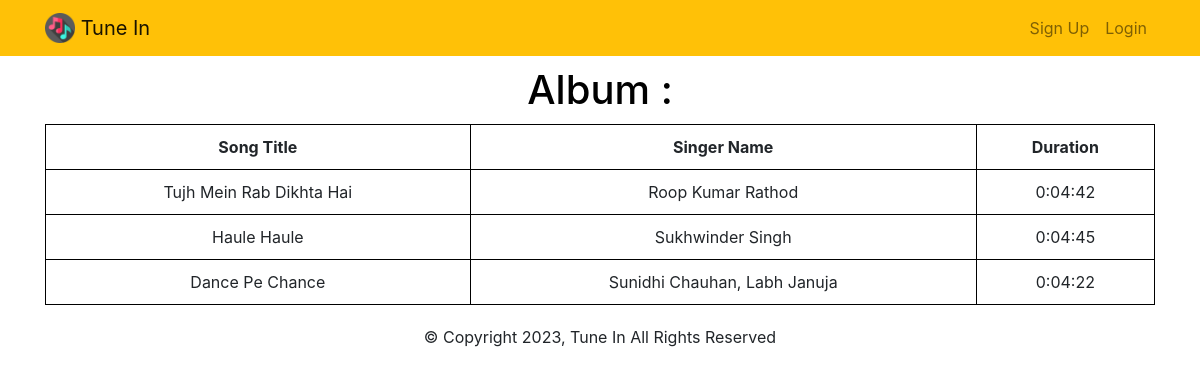
/album/Rab Ne Bana Di Jodi, run on the app's committed database.
### musicPlayer/models.py (models this page shows)
class Song(models.Model):
    song_title = models.CharField(max_length=100)
    singer_name = models.CharField(max_length=100)
    album_name = models.CharField(max_length=100)
    duration = models.DurationField(null=True, blank=True)
    def __str__(self):
        return self.song_title

### musicPlayer/views.py (the view)
# urls.py: path('album/<str:album_name>', views.album, name='album')
def album(request, album_name):
    songs = Song.objects.filter(album_name=album_name)
    print(songs)
    context = {'songs': songs, 'album_name': album_name}
    return render(request, 'album.html', {'songs': songs})

### musicPlayer/templates/album.html
{% extends "base.html" %}
{% block content %}
    <div style="margin: 10px auto; width: 90%;">
        <h1 style="text-align: center;">Album : {{  album_name }}</h1>
    </div>
    <table style="width: 100%; text-align: center;">
        <tr>
            <th>Song Title</th>
            <th>Singer Name</th>
            <th>Duration</th>
        </tr>
             {% for song in songs %}
        <tr>
            <td>{{  song.song_title }}</td>
            <td>{{  song.singer_name }}</td>
            <td>{{  song.duration }}</td>
        </tr>
        {% endfor %}
    </table>
{% endblock %}

### musicPlayer/static/style.css (style rules this page uses)
h1 { color: black; }
table, th, td { border: 1px solid black; border-collapse: collapse; padding: 10px }

### data on the page
Song: song_title "Tujh Mein Rab Dikhta Hai", singer_name "Roop Kumar Rathod", duration "0:04:42"
Song: song_title "Haule Haule", singer_name "Sukhwinder Singh", duration "0:04:45"
Song: song_title "Dance Pe Chance", singer_name "Sunidhi Chauhan, Labh Januja", duration "0:04:22"
